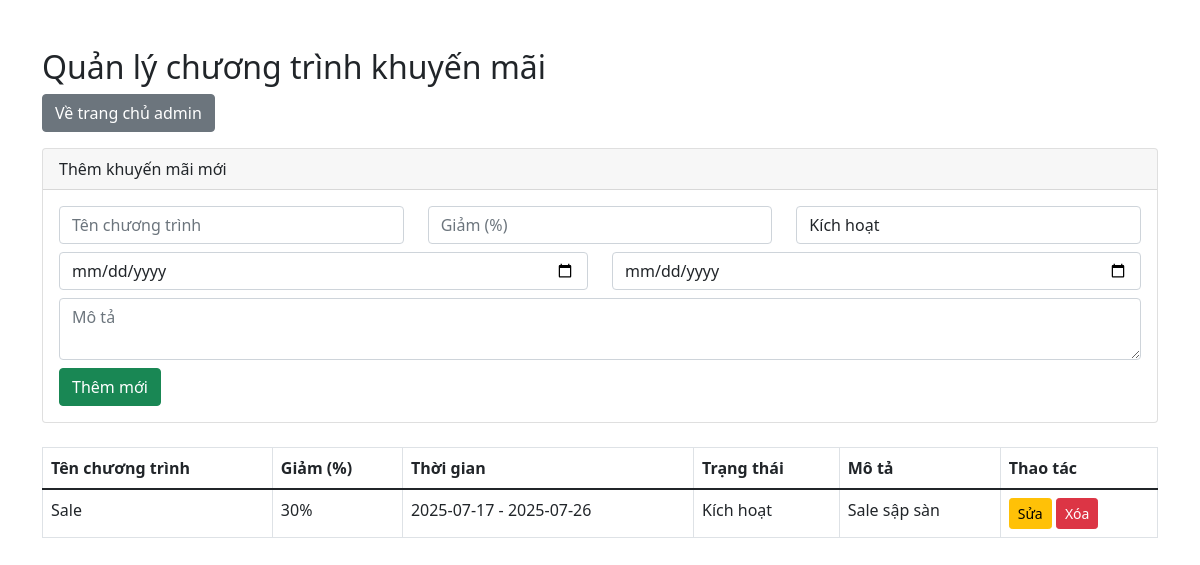
Screenshot of /admin/promotions.php with the database file from the repository.
### tables this page shows
CREATE TABLE `promotions` (
  `id` int(11) NOT NULL,
  `title` varchar(255) NOT NULL,
  `description` text DEFAULT NULL,
  `discount_percent` int(11) NOT NULL,
  `start_date` date NOT NULL,
  `end_date` date NOT NULL,
  `status` enum('active','inactive') DEFAULT 'active'
);

### admin/promotions.php (the view, shortened to what this page needs)
<?php
require_once '../config.php';
$promotions = $pdo->query("SELECT * FROM promotions ORDER BY id DESC")->fetchAll(PDO::FETCH_ASSOC);
$edit_promotion = null;
?>
<!DOCTYPE html>
<html lang="vi">
<head>
    <link href="https://cdn.jsdelivr.net/npm/bootstrap@5.1.3/dist/css/bootstrap.min.css" rel="stylesheet">
</head>
<body>
<div class="container my-5">
    <h2>Quản lý chương trình khuyến mãi</h2>
    <a href="index.php" class="btn btn-secondary mb-3">Về trang chủ admin</a>
    <div class="card mb-4">
        <div class="card-header"><?= $edit_promotion ? 'Sửa khuyến mãi' : 'Thêm khuyến mãi mới' ?></div>
        <div class="card-body">
            <form method="post">
                <div class="row mb-2">
                    <div class="col">
                        <input type="text" name="title" class="form-control" placeholder="Tên chương trình" required value="<?= $edit_promotion['title'] ?? '' ?>">
                    </div>
                    <div class="col">
                        <input type="number" name="discount_percent" class="form-control" placeholder="Giảm (%)" min="0" max="100" required value="<?= $edit_promotion['discount_percent'] ?? '' ?>">
                    </div>
                    <div class="col">
                        <select name="status" class="form-control">
                            <option value="active" <?= (isset($edit_promotion['status']) && $edit_promotion['status'] == 'active') ? 'selected' : '' ?>>Kích hoạt</option>
                        </select>
                    </div>
                </div>
                <div class="row mb-2">
                    <div class="col">
                        <input type="date" name="start_date" class="form-control" required value="<?= $edit_promotion['start_date'] ?? '' ?>">
                    </div>
                    <div class="col">
                        <input type="date" name="end_date" class="form-control" required value="<?= $edit_promotion['end_date'] ?? '' ?>">
                    </div>
                </div>
                <div class="mb-2">
                    <textarea name="description" class="form-control" placeholder="Mô tả"><?= $edit_promotion['description'] ?? '' ?></textarea>
                </div>
                <button class="btn btn-success" name="<?= $edit_promotion ? 'edit' : 'add' ?>">
                    <?= $edit_promotion ? 'Cập nhật' : 'Thêm mới' ?>
                </button>
            </form>
        </div>
    </div>
    <table class="table table-bordered">
        <thead>
            <tr>
                <th>Tên chương trình</th>
                <th>Giảm (%)</th>
                <th>Thời gian</th>
                <th>Trạng thái</th>
                <th>Mô tả</th>
                <th>Thao tác</th>
            </tr>
        </thead>
        <tbody>
            <?php foreach ($promotions as $p): ?>
            <tr>
                <td><?= htmlspecialchars($p['title']) ?></td>
                <td><?= $p['discount_percent'] ?>%</td>
                <td><?= htmlspecialchars($p['start_date']) ?> - <?= htmlspecialchars($p['end_date']) ?></td>
                <td><?= $p['status'] == 'active' ? 'Kích hoạt' : 'Ẩn' ?></td>
                <td><?= htmlspecialchars($p['description']) ?></td>
                <td>
                    <a href="promotions.php?edit=<?= $p['id'] ?>" class="btn btn-warning btn-sm">Sửa</a>
                    <a href="promotions.php?delete=<?= $p['id'] ?>" class="btn btn-danger btn-sm" onclick="return confirm('Xóa chương trình này?')">Xóa</a>
                </td>
            </tr>
            <?php endforeach; ?>
        </tbody>
    </table>
</div>
</body>
</html>

### rows the page displays
promotions: title "Sale", discount_percent "30", start_date "2025-07-17", end_date "2025-07-26", status "Kích hoạt", description "Sale sập sàn"
